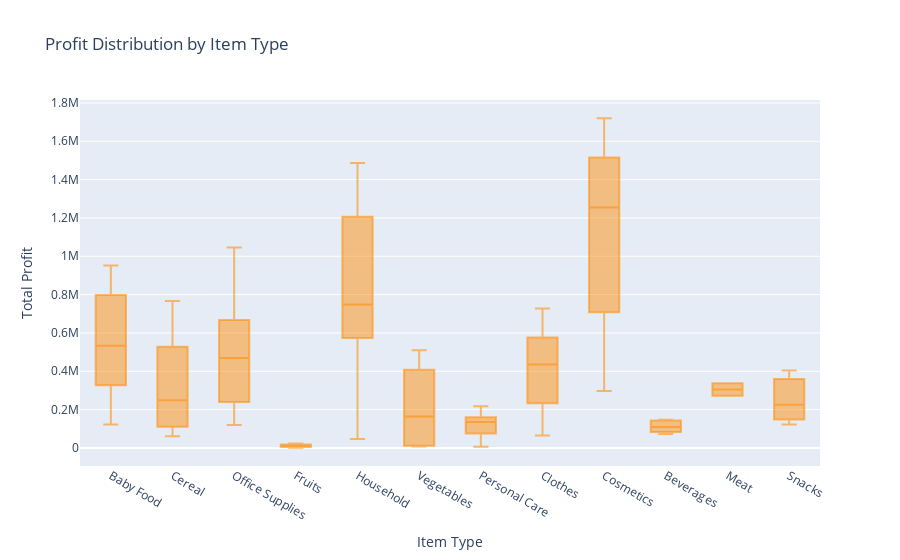

Notebook code for this chart:
### Code cell
fig = px.box(df, x='Item_Type', y='Total_Profit', title='Profit Distribution by Item Type')

fig.update_traces(marker=dict(color='rgba(255, 144, 14, 0.6)', outliercolor='rgba(219, 64, 82, 0.6)', line=dict(color='rgba(255, 255, 255, 0.6)', width=2)))

fig.update_layout(
    yaxis_title='Total Profit',
    xaxis_title='Item Type',
    boxmode='group',  # 'group' displays boxes side by side; 'overlay' overlays them
    showlegend=False,  # Hide legend
)

fig.show()

### Figure 1 — Plotly figure (JSON) as saved in the notebook; plotly's stock layout.template omitted (floating-point values rounded to 4 significant figures)
{"data": [{"alignmentgroup": "True", "hovertemplate": "Item_Type=%{x}<br>Total_Profit=%{y}<extra></extra>", "legendgroup": "", "marker": {"color": "rgba(255, 144, 14, 0.6)", "line": {"color": "rgba(255, 255, 255, 0.6)", "width": 2}, "outliercolor": "rgba(219, 64, 82, 0.6)"}, "name": "", "notched": false, "offsetgroup": "", "orientation": "v", "showlegend": false, "type": "box", "x": ["Baby Food", "Cereal", "Office Supplies", "Fruits", "Office Supplies", "Baby Food", "Household", "Vegetables", "Personal Care", "Cereal", "Vegetables", "Clothes", "Clothes", "Household", "Personal Care", "Clothes", "Cosmetics", "Beverages", "Household", "Meat", "Baby Food", "Baby Food", "Snacks", "Fruits", "Personal Care", "Cosmetics", "Fruits", "Fruits", "Beverages", "Household", "Cosmetics", "Personal Care", "Office Supplies", "Household", "Snacks", "Personal Care", "Fruits", "Meat", "Office Supplies", "Office Supplies", "Personal Care", "Cosmetics", "Cereal", "Vegetables", "Clothes", "Cereal", "Cosmetics", "Personal Care", "Clothes", "Office Supplies", "Clothes", "Fruits", "Cereal", "Office Supplies", "Fruits", "Clothes", "Clothes", "Cosmetics", "Household", "Cosmetics", "Cereal", "Baby Food", "Office Supplies", "Clothes", "Cosmetics", "Cosmetics", "Personal Care", "Clothes", "Office Supplies", "Clothes", "Office Supplies", "Fruits", "Beverages", "Cereal", "Cosmetics", "Household", "Beverages", "Vegetables", "Baby Food", "Cosmetics", "Household", "Clothes", "Cosmetics", "Snacks", "Vegetables", "Personal Care", "Beverages", "Baby Food", "Fruits", "Beverages", "Office Supplies", "Beverages", "Office Supplies", "Cosmetics", "Beverages", "Clothes", "Fruits", "Vegetables", "Personal Care", "Household"], "x0": " ", "xaxis": "x", "y": [951400.0, 248400.0, 224600.0, 19530.0, 639100.0, 285100.0, 693900.0, 510200.0, 152100.0, 584100.0, 7828.0, 306100.0, 606800.0, 1487000.0, 122800.0, 122900.0, 1209000.0, 85030.0, 634700.0, 337900.0, 714157, 122000.0, 122700.0, 5271.0, 127100.0, 315600.0, 13010.0, 14030.0, 80240.0, 392800.0, 1506000.0, 53250.0, 369155, 1367000.0, 404000.0, 160600.0, 9119.0, 272700.0, 846885, 503400.0, 75560.0, 1258000.0, 187500.0, 10800.0, 435500.0, 85220.0, 1542000.0, 6841.0, 575900.0, 159800.0, 166600.0, 23150.0, 359900.0, 436400.0, 18410.0, 255700.0, 727400.0, 495000.0, 46740.0, 1254000.0, 60420.0, 455335, 696600.0, 449200.0, 296400.0, 778400.0, 216900.0, 403800.0, 1046000.0, 539200.0, 632500.0, 1622.0, 89900.0, 766800.0, 1720000.0, 1152000.0, 146900.0, 235600.0, 825700.0, 1679000.0, 747900.0, 579000.0, 1128000.0, 225200.0, 407600.0, 160900.0, 138300.0, 532900.0, 1258.0, 72980.0, 119685, 147000.0, 255200.0, 1375000.0, 127700.0, 65210.0, 15100.0, 93750.0, 144500.0, 889500.0], "y0": " ", "yaxis": "y"}], "layout": {"boxmode": "group", "legend": {"tracegroupgap": 0}, "showlegend": false, "title": {"text": "Profit Distribution by Item Type"}, "xaxis": {"anchor": "y", "domain": [0, 1], "title": {"text": "Item Type"}}, "yaxis": {"anchor": "x", "domain": [0, 1], "title": {"text": "Total Profit"}}}}
